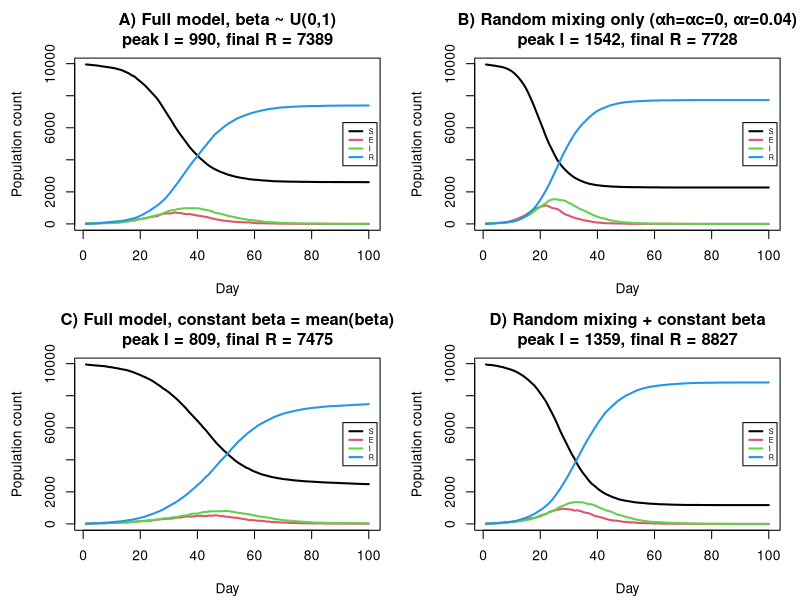

Recreate this plot in R.
##########################################################
# Practical 2 — Social Structure in SEIR Models 
###########################################################
####proj2 - Group 33 - Extended Statistical Programming ###
#### Group members as below ################################
#### Shuo Li (s2795688), Zhe Zhu (s2841606), Antrea Filippou (s2766374)
#### Contributions as below ################################
#### Shuo Li: xx (xx%) ###
#### Zhe Zhu: xx (xx%) ###
#### Antrea Filippou: xx (xx%) ###
############################################################

#=========================================================
# Generate household membership vector h
#=========================================================
hmax<-5
n<-1000
h <- rep(  ## repeat household IDs
  seq_along(household_sizes <- sample(1:hmax, ceiling(n/mean(1:hmax)), replace = TRUE)),  ## sample household sizes
  household_sizes  ## repeat IDs according to household size
)[1:n]  ## trim vector to length n

#=======================================
# Function to build contact network
#=======================================
get.net <- function(beta, h, nc = 15) {  ## function to generate contact network
  n <- length(beta)  ## total number of individuals
  if (n < 2L) return(vector("list", n))  ## return empty list if less than 2 people
  bbar <- mean(beta)  ## mean infectivity
  cst <- nc / (bbar^2 * (n - 1))  ## constant to match expected degree
  alink <- vector("list", n)  ## initialize adjacency list
  
  H_ids <- unique(h)  ## unique household IDs
  HH <- vector("list", length(H_ids))  ## list to hold household members
  names(HH) <- as.character(H_ids)  ## name each list element by household ID
  for (hid in H_ids) {   ## loop over each household
    HH[[as.character(hid)]] <- which(h == hid)  ## store indices of household members
  }
  
  for (i in 1:(n - 1)) {  ## loop over individuals except last
    js <- (i + 1):n   ## potential partners to avoid duplicates
    hid <- h[i]  ## get household ID of i
    hh_members <- HH[[as.character(hid)]]  ## get members of i's household
    js <- setdiff(js, hh_members)  ## remove household members from partners
    if (length(js) == 0) next  ## skip if no partners left
    
    p <- cst * beta[i] * beta[js] ## compute edge probabilities
    p[p < 0] <- 0  ## ensure probabilities >= 0
    p[p > 1] <- 1  ## ensure probabilities <= 1
    
    u <- runif(length(js))  ## draw uniform random numbers
    keep <- which(u < p)  ## keep edges where u < probability
    
    if (length(keep)) {  ## if any edges are kept
      nbrs <- js[keep]   ## get connected partners
      alink[[i]] <- c(alink[[i]], nbrs)  ## add neighbors to i's adjacency list
      for (j in nbrs) alink[[j]] <- c(alink[[j]], i) ## add i to each neighbor's adjacency list
    }
  }
  
  for (i in seq_len(n)) {  ## loop to clean adjacency list
    if (length(alink[[i]]) > 1)  ## only if person has multiple neighbors
      alink[[i]] <- sort(unique(alink[[i]]))  ## remove duplicates and sort
  }
  
  return(alink) ## return final adjacency list
}

#=========================================================
# SEIR simulator with households and contact network
#=========================================================
nseir <- function(beta, h, alink,                   # SEIR simulation function
                  alpha = c(0.1, 0.01, 0.01),      # alpha_h, alpha_c, alpha_r
                  delta = 0.2,                     # daily probability of recovery
                  gamma = 0.4,                     # daily probability of becoming infectious
                  nc = 15,                          # average number of contacts
                  nt = 100,                         # number of simulated days
                  pinf = 0.005) {                   # initial infection proportion
  
  n <- length(beta)                                 # total number of individuals
  stopifnot(length(h) == n, length(alink) == n)     # check vector lengths match
  
  bbar <- mean(beta)                                # mean infectivity
  tvec <- seq_len(nt)                               # vector of time steps
  
  S_CODE <- 1L; E_CODE <- 2L; I_CODE <- 3L; R_CODE <- 4L # numeric codes for states
  
  state <- rep.int(S_CODE, n)                       # initialize all as susceptible
  nI0 <- max(1L, round(pinf * n))                  # compute initial infected count
  initI <- sample.int(n, size = nI0, replace = FALSE) # randomly select initial infected
  state[initI] <- I_CODE                            # assign initial infections
  
  H_ids <- unique(h)                                # unique household IDs
  HH <- vector("list", length(H_ids))              # initialize household membership list
  names(HH) <- as.character(H_ids)                # name elements by household ID
  for (hid in H_ids) HH[[as.character(hid)]] <- which(h == hid) # store household members
  
  S_daily <- integer(nt)                            # initialize daily susceptible counts
  E_daily <- integer(nt)                            # initialize daily exposed counts
  I_daily <- integer(nt)                            # initialize daily infectious counts
  R_daily <- integer(nt)                            # initialize daily recovered counts
  
  c_mix <- alpha[3] * nc / (bbar^2 * (n - 1))      # random mixing constant
  
  for (tt in tvec) {                                # loop over each day
    indS <- which(state == S_CODE)                 # indices of susceptible individuals
    indE <- which(state == E_CODE)                 # indices of exposed individuals
    indI <- which(state == I_CODE)                 # indices of infectious individuals
    indR <- which(state == R_CODE)                 # indices of recovered individuals
    
    S_daily[tt] <- length(indS)                    # record number of susceptibles
    E_daily[tt] <- length(indE)                    # record number of exposed
    I_daily[tt] <- length(indI)                    # record number of infectious
    R_daily[tt] <- length(indR)                    # record number of recovered
    
    if (length(indE)) {                             # E -> I transition
      uEI <- runif(length(indE))                    # random numbers for transition
      toI <- indE[uEI < gamma]                      # exposed becoming infectious
      if (length(toI)) state[toI] <- I_CODE         # update state to infectious
    }
    
    indI <- which(state == I_CODE)                 # re-identify infectious individuals
    if (length(indI)) {                             # I -> R transition
      uIR <- runif(length(indI))                    # random numbers for recovery
      toR <- indI[uIR < delta]                      # identify recovering individuals
      if (length(toR)) state[toR] <- R_CODE         # update state to recovered
    }
    
    indS <- which(state == S_CODE)                 # re-identify susceptible indices
    indI <- which(state == I_CODE)                 # re-identify infectious indices
    if (length(indS) && length(indI)) {            # proceed if both S and I exist
      
      I_hh <- integer(length(H_ids))               # initialize infected counts per household
      names(I_hh) <- as.character(H_ids)           # name by household ID
      I_tab <- table(h[indI])                       # count infectious per household
      if (length(I_tab)) I_hh[names(I_tab)] <- as.integer(I_tab) # fill household infection counts
      
      I_in_S_hh <- I_hh[as.character(h[indS])]    # infectious in each susceptible's household
      Pnh <- (1 - alpha[1])^I_in_S_hh             # probability of avoiding household infection
      
      I_flag <- logical(n)                          # initialize vector for infectious individuals
      I_flag[indI] <- TRUE                          # mark infectious individuals
      count_I_in_S <- integer(length(indS))        # initialize contact counts per susceptible
      
      for (k in seq_along(indS)) {                 # loop over each susceptible
        j <- indS[k]                                # current susceptible index
        nbrs <- alink[[j]]                          # get neighbors from network
        if (length(nbrs)) count_I_in_S[k] <- sum(I_flag[nbrs]) # count infectious neighbors
      }
      
      Pnc <- (1 - alpha[2])^count_I_in_S            # probability avoiding network infection
      sum_beta_I <- sum(beta[indI])                 # sum of infectiousness
      Pnr <- exp(- c_mix * beta[indS] * sum_beta_I) # probability avoiding random infection
      
      P_not_infected <- Pnh * Pnc * Pnr            # overall probability of avoiding infection
      P_infected <- 1 - P_not_infected             # probability of being infected
      
      uSE <- runif(length(indS))                    # random numbers for S->E
      toE <- indS[uSE < P_infected]                # identify susceptible becoming exposed
      if (length(toE)) state[toE] <- E_CODE        # update state to exposed
    }
  }
  
  list(S = S_daily, E = E_daily, I = I_daily, R = R_daily, t = tvec) # return daily SEIR counts
}


# Plotting of SEIR trajectories
# =======================================

plot_nseir <- function(sim, main = "SEIR with Households & Contacts") {
  stopifnot(all(c("S","E","I","R","t") %in% names(sim)))  # check that sim contains all required components
  mat <- cbind(S = sim$S, E = sim$E, I = sim$I, R = sim$R) # combine SEIR vectors into a single matrix for plotting
  op <- par(mar = c(4.2, 4.5, 3.5, 1.2))                  # set plot margins for readability
  on.exit(par(op))                                        # restore previous plot parameters when function exits
  matplot(sim$t, mat, type = "l", lwd = 2,               # plot all four time series as lines
          xlab = "Day", ylab = "Population count", main = main, # set x and y labels and plot title
          lty = 1)                                        # use solid line type for all series
  legend("right", inset = 0.01, lwd = 2, col = 1:4, lty = 1, # add legend to the right side
         legend = c("S","E","I","R"), bg = "white", cex = 0.52) # specify legend labels, background, and font size
}


# ===============================================
# = Compare 4 scenarios & side-by-side plotting =
# ===============================================
# Scenarios:
# A) Full model, beta ~ U(0,1)
# B) Random mixing only (alpha_h = alpha_c = 0, alpha_r = 0.04)
# C) Full model, constant beta = mean(beta)
# D) Random mixing + constant beta
# For fair comparison, use a single RNG seed at start, do not re-seed inside each simulation.

run_four_scenarios <- function(n = 1000, nt = 150, hmax = 5, nc = 15,
                               alpha_full = c(0.1, 0.01, 0.01),
                               alpha_random_only = c(0, 0, 0.04),
                               delta = 0.2, gamma = 0.4, pinf = 0.005,
                               seed = 1) {
  if (!is.null(seed)) set.seed(seed)  # set random seed if provided for reproducibility
  
  betaA <- runif(n, 0, 1)             # generate n beta values uniformly between 0 and 1
  household_sizes <- sample(1:hmax, ceiling(n/mean(1:hmax)), replace = TRUE)
  h <- rep(seq_along(household_sizes), household_sizes)[1:n]
  
  alink <- get.net(betaA, nc = nc, h = h)   # generate contact network using betaA and households
  
  simA <- nseir(betaA, h, alink,        # scenario A: full SEIR model
                alpha = alpha_full, delta = delta, gamma = gamma,
                nc = nc, nt = nt, pinf = pinf)
  
  simB <- nseir(betaA, h, alink,        # scenario B: random mixing only
                alpha = alpha_random_only, delta = delta, gamma = gamma,
                nc = nc, nt = nt, pinf = pinf)
  
  betaC <- rep(mean(betaA), n)          # scenario C: constant beta equal to mean(betaA)
  alinkC <- get.net(betaC, nc = nc, h = h) # generate new network using constant beta
  
  simC <- nseir(betaC, h, alinkC,      # scenario C: full SEIR with constant beta
                alpha = alpha_full, delta = delta, gamma = gamma,
                nc = nc, nt = nt, pinf = pinf)
  
  simD <- nseir(betaC, h, alinkC,      # scenario D: random mixing + constant beta
                alpha = alpha_random_only, delta = delta, gamma = gamma,
                nc = nc, nt = nt, pinf = pinf)
  
  mk_title <- function(lbl, sim) {
    # Helper function to create a compact title showing peak I and final R
    peakI <- max(sim$I)                 # find maximum number of infectious individuals
    finR  <- tail(sim$R, 1)             # find final number of recovered individuals
    paste0(lbl, "\npeak I = ", peakI, ", final R = ", finR) # compose title string
  }
  
  op <- par(mfrow = c(2, 2), mar = c(4.2, 4.5, 3.5, 1.2)) # set 2x2 plot layout and margins
  on.exit(par(op), add = TRUE)       # restore original plotting parameters on exit
  plot_nseir(simA, main = mk_title("A) Full model, beta ~ U(0,1)", simA)) # plot scenario A
  plot_nseir(simB, main = mk_title("B) Random mixing only (αh=αc=0, αr=0.04)", simB)) # plot scenario B
  plot_nseir(simC, main = mk_title("C) Full model, constant beta = mean(beta)", simC)) # plot scenario C
  plot_nseir(simD, main = mk_title("D) Random mixing + constant beta", simD)) # plot scenario D
  
  invisible(list(A = simA, B = simB, C = simC, D = simD,  # return results invisibly
                 betaA = betaA, betaC = betaC, h = h,
                 alinkA = alink, alinkC = alinkC))
}

# ===========================
# Example: run the scenarios
# ===========================
# (Reproducible with a single seed at the start; no reseeding inside.)

set.seed(42)
res <- run_four_scenarios(
  n = 10000,
  nt = 100,
  hmax = 5,
  nc = 15,
  alpha_full = c(0.1, 0.01, 0.01),
  alpha_random_only = c(0, 0, 0.04),
  delta = 0.2,
  gamma = 0.4,
  pinf = 0.005,
  seed = NULL  # already seeded above; leave NULL to avoid resetting inside
)

# ---------------------------
# Brief commentary:
# ---------------------------
#  runs, scenarios with structured mixing (A, C) produce
# - slightly later and/or lower peaks than pure random mixing (B, D),
# - smaller final size when heterogeneity in beta is present (A vs C),
# consistent with the notes: variability and clustering suppress spread.
